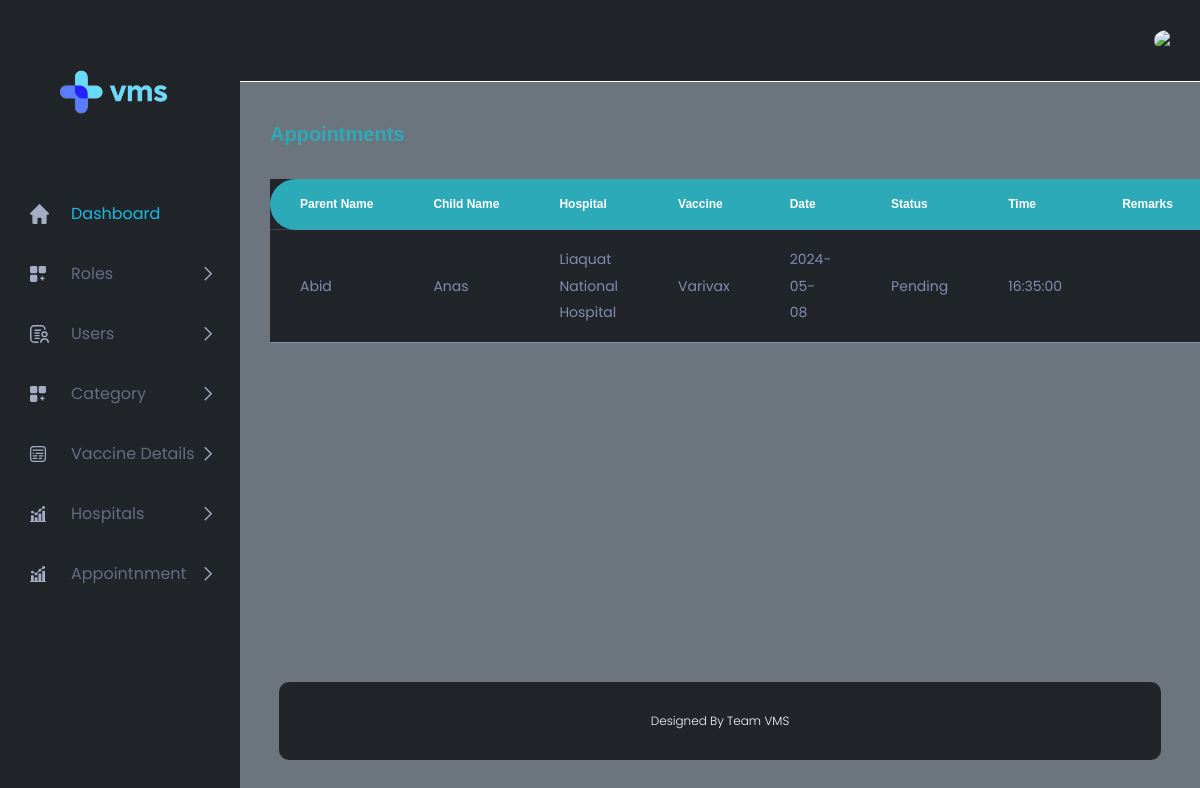
/ADMIN/appointment_show.php (signed in), run on the app's committed database.
### tables this page shows
CREATE TABLE `appointment` (
  `ID` int(11) NOT NULL,
  `USER_ID_FK` int(11) NOT NULL,
  `CHILD_ID_FK` int(11) NOT NULL,
  `HOSPITAL_ID_FK` int(11) NOT NULL,
  `VACCINE_ID_FK` int(11) NOT NULL,
  `DATE` date NOT NULL,
  `STATUS` varchar(20) NOT NULL,
  `TIME` time NOT NULL,
  `REMARKS` varchar(30) NOT NULL
);

CREATE TABLE `users` (
  `ID` int(11) NOT NULL,
  `ROLE_ID_FK` int(11) NOT NULL,
  `USERNAME` varchar(30) NOT NULL,
  `PASSWORD` varchar(40) NOT NULL,
  `CONTACT` varchar(40) NOT NULL,
  `USER_IMAGE` varchar(50) NOT NULL
);

CREATE TABLE `child_details` (
  `ID` int(11) NOT NULL,
  `PARENTS_ID_FK` int(11) NOT NULL,
  `D_O_B` date NOT NULL,
  `CHILD_NAME` varchar(40) NOT NULL,
  `BLOOD_GROUP` varchar(30) NOT NULL,
  `GENDER` varchar(30) NOT NULL,
  `B_FORM` varchar(30) NOT NULL,
  `B_CERTIFICATE` varchar(30) NOT NULL,
  `PARENTS_CNIC` varchar(40) NOT NULL,
  `CHILD_PICTURE` varchar(50) NOT NULL
);

CREATE TABLE `hospital` (
  `ID` int(11) NOT NULL,
  `USER_ID_FK` int(11) NOT NULL,
  `HOSPITAL_NAME` varchar(50) NOT NULL,
  `LOCATION` varchar(60) NOT NULL,
  `CONTACT` varchar(30) NOT NULL,
  `HOSPITAL_PIC` varchar(100) NOT NULL,
  `DETAILS` varchar(10000) NOT NULL
);

CREATE TABLE `vaccine_detail` (
  `ID` int(11) NOT NULL,
  `CAT_ID_FK` int(11) NOT NULL,
  `VACCINE_NAME` varchar(40) NOT NULL,
  `DOSAGE` varchar(40) NOT NULL
);

### ADMIN/appointment_show.php (the view, shortened to what this page needs)
<?php include('header.php');
include('connection.php');
$q = "SELECT users.USERNAME,child_details.CHILD_NAME,hospital.HOSPITAL_NAME,vaccine_detail.VACCINE_NAME,appointment.DATE,appointment.STATUS,appointment.TIME,appointment.REMARKS FROM `appointment` join users on users.ID=appointment.USER_ID_FK join child_details on child_details.ID=appointment.CHILD_ID_FK join hospital on hospital.ID=appointment.HOSPITAL_ID_FK join vaccine_detail on vaccine_detail.ID=appointment.VACCINE_ID_FK";
$res = mysqli_query($con, $q);
?>
<div class="main_content_iner ">
    <div class="container-fluid p-0">
        <div class="row justify-content-center">
            <div class="col-12">
                <div class="QA_section">
                    <div class="white_box_tittle list_header">
                        <h4 style="color:2DAAB8;">Appointments</h4>
                        <div class="box_right d-flex lms_block">
                            <div class="serach_field_2">
                            </div>
                        </div>
                    </div>
                    <div class="QA_table bg-dark mb_30">
                        <table class="table bg-dark">
                            <thead>
                                <tr>
                                    <th scope="col">Parent Name</th>
                                    <th scope="col">Child Name</th>
                                    <th scope="col">Hospital</th>
                                    <th scope="col">Vaccine</th>
                                    <th scope="col">Date</th>
                                    <th scope="col">Status</th>
                                    <th scope="col">Time</th>
                                    <th scope="col">Remarks</th>
                                </tr>
                            </thead>
                            <tbody>
                                <?php while ($data = mysqli_fetch_assoc($res)) { ?>
                                    <tr>
                                        <td><?php echo $data['USERNAME'] ?></td>
                                        <td><?php echo $data['CHILD_NAME'] ?></td>
                                        <td><?php echo $data['HOSPITAL_NAME'] ?></td>
                                        <td><?php echo $data['VACCINE_NAME'] ?></td>
                                        <td><?php echo $data['DATE'] ?></td>
                                        <td><?php echo $data['STATUS'] ?></td>
                                        <td name="time_id"><?php echo $data['TIME'] ?></td>
                                        <td><?php echo $data['REMARKS'] ?></td>
                                    </tr>
                                <?php } ?>
                            </tbody>
                            <?php include('footer.php') ?>

### data on the page
appointment: users.USERNAME "Abid", CHILD_ID_FK.CHILD_NAME "Anas", HOSPITAL_ID_FK.HOSPITAL_NAME "Liaquat National Hospital", VACCINE_ID_FK.VACCINE_NAME "Varivax", DATE "2024-05-08", STATUS "Pending", TIME "16:35:00"
